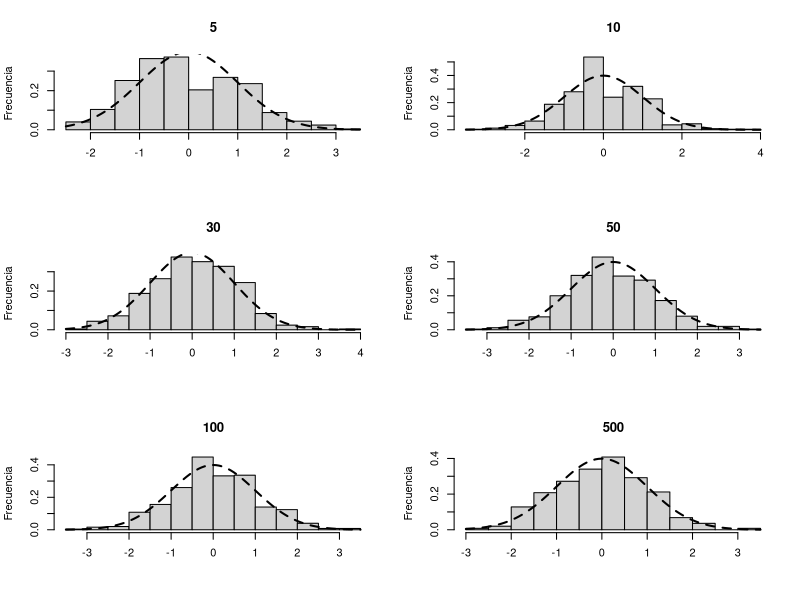
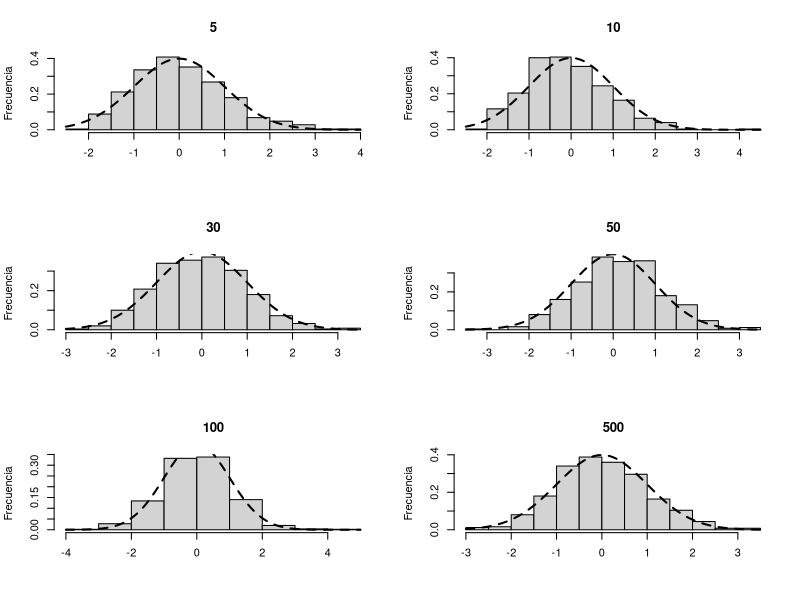

R code for these plots, in order:
set.seed(1234)

#######################################
#######################################

n<-c(5,10,30,50,100,500)
m<-500
lambda<-3
par(mfrow=c(3,2))
for(i in 1:length(n)){
y<-rep(NA,m)
for(j in 1:m){
y[j]<-sqrt(n[i])*(mean(rpois(n[i],lambda))-lambda)/(sqrt(lambda))}
a<-n[i]
hist(y,freq=F,main=a,ylab="Frecuencia",xlab="")
curve(dnorm(x),lty=2,lwd=2,add=T)
}


#######################################
#######################################

n<-c(5,10,30,50,100,500)
m<-500
alpha<-3
gamm<-2
par(mfrow=c(3,2))
for(i in 1:length(n)){
y<-rep(NA,m)
for(j in 1:m){
y[j]<-sqrt(n[i])*(mean(rgamma(n[i],alpha,1/gamm))-(alpha*gamm))/(sqrt(alpha*(gamm^2)))
}
a<-n[i]
hist(y,freq=F,main=a,ylab="Frecuencia",xlab="")
curve(dnorm(x),lty=2,lwd=2,add=T)
}


